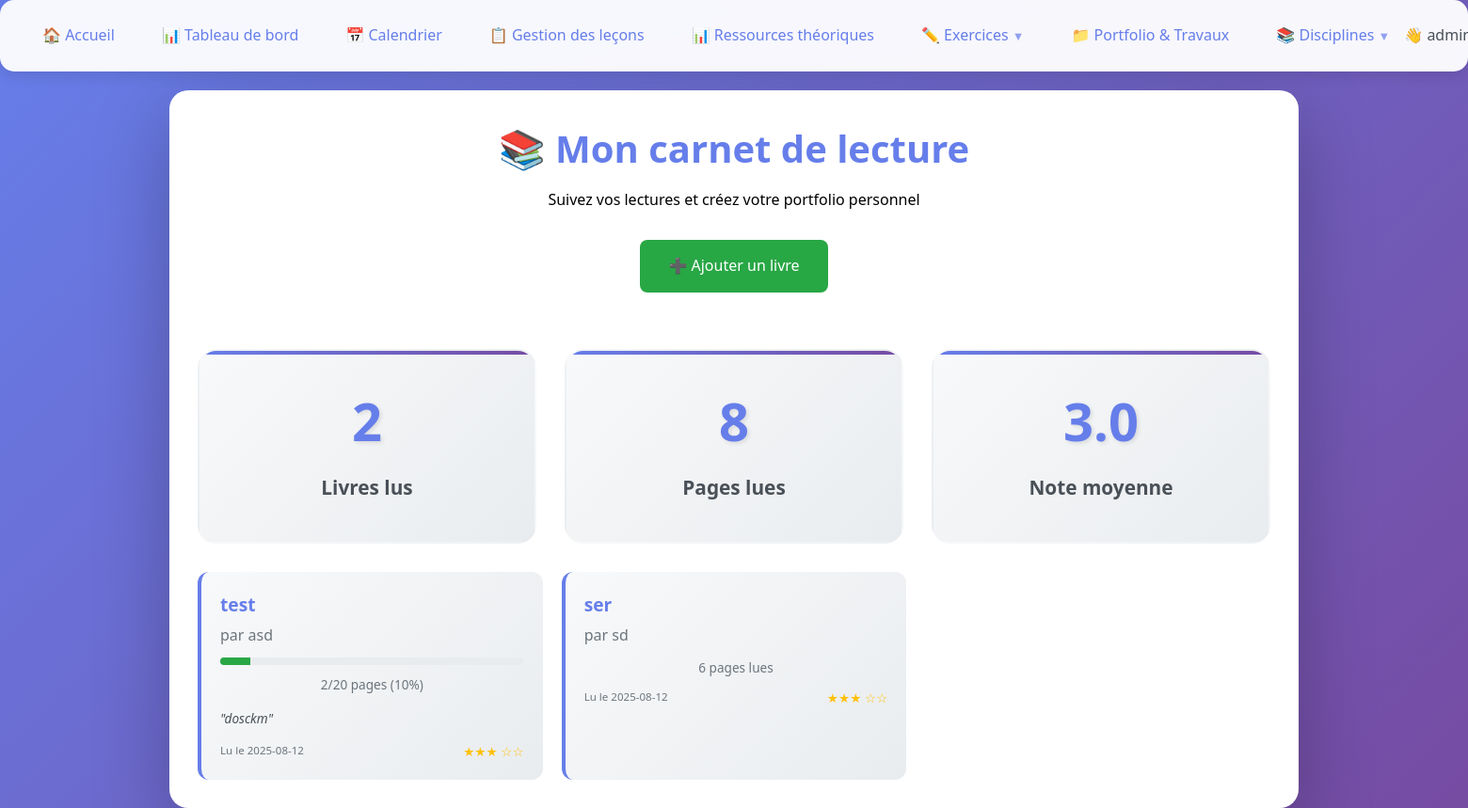
Screenshot of /reading_log (signed in) with the database file from the repository.
### tables this page shows
CREATE TABLE reading_log (
                id INTEGER PRIMARY KEY AUTOINCREMENT,
                user_id INTEGER,
                book_title TEXT NOT NULL,
                author TEXT,
                pages_read INTEGER DEFAULT 0,
                total_pages INTEGER,
                reading_date DATE,
                notes TEXT,
                rating INTEGER CHECK(rating >= 1 AND rating <= 5),
                FOREIGN KEY (user_id) REFERENCES users (id)
            );

### app.py (the view)
@app.route('/reading_log')
def reading_log():
    if 'user' not in session or 'user_id' not in session:
        return redirect(url_for('login'))
    conn = sqlite3.connect(DB_FILE)
    c = conn.cursor()
    c.execute("SELECT * FROM reading_log WHERE user_id=? ORDER BY reading_date DESC",
              (session['user_id'],))
    books = c.fetchall()
    conn.close()
    return render_template('reading_log.html', books=books)

### templates/reading_log.html (shortened to what this page needs)
<!DOCTYPE html>
<html lang="fr">
<head>
    <link rel="stylesheet" href="{{ url_for('static', filename='css/dist/main.css') }}">
</head>
<body>
    {% include 'components/navigation.html' %}
    <div class="reading-container">
        <div class="reading-header">
            <h1>📚 Mon carnet de lecture</h1>
            <p>Suivez vos lectures et créez votre portfolio personnel</p>
        </div>
        <div style="text-align: center; margin-bottom: var(--space-xl);">
            <a href="{{ url_for('add_book') }}" class="add-book-btn">
                ➕ Ajouter un livre
            </a>
        </div>
        {% if books %}
        <div class="stats-grid" style="margin-bottom: var(--space-xl);">
            <div class="stat-card">
                <div class="stat-value">{{ books|length }}</div>
                <div class="stat-label">Livres lus</div>
            </div>
            <div class="stat-card">
                <div class="stat-value">
                    {% set total_pages = books|selectattr(4)|map(attribute=4)|sum %}
                    {{ total_pages or 0 }}
                </div>
                <div class="stat-label">Pages lues</div>
            </div>
            <div class="stat-card">
                <div class="stat-value">
                    {% set rated_books = books|selectattr(8)|list %}
                    {% if rated_books %}
                        {{ "%.1f"|format(rated_books|map(attribute=8)|sum / rated_books|length) }}
                    {% else %}
                        --
                    {% endif %}
                </div>
                <div class="stat-label">Note moyenne</div>
            </div>
        </div>
        {% endif %}
        {% if books %}
            <div class="books-grid">
                {% for book in books %}
                <div class="book-card">
                    <div class="book-title">{{ book[2] }}</div>
                    <div class="book-author">par {{ book[3] or 'Auteur inconnu' }}</div>
                    {% if book[5] and book[5] > 0 %}
                    <div class="book-progress">
                        <div class="book-progress-bar"
                             style="width: {{ (book[4] / book[5] * 100) if book[4] else 0 }}%">
                        </div>
                    </div>
                    <div style="font-size: var(--font-size-sm); color: var(--gray-500); text-align: center; margin-top: 5px;">
                        {{ book[4] or 0 }}/{{ book[5] }} pages
                        ({{ "%.0f"|format((book[4] / book[5] * 100) if book[4] and book[5] > 0 else 0) }}%)
                    </div>
                    {% elif book[4] %}
                    <div style="font-size: var(--font-size-sm); color: var(--gray-500); text-align: center; margin: var(--space-sm) 0;">
                        {{ book[4] }} pages lues
                    </div>
                    {% endif %}
                    {% if book[7] %}
                    <div style="margin: var(--space-md) 0; font-style: italic; color: var(--gray-600); font-size: var(--font-size-sm); line-height: 1.4;">
                        "{{ book[7][:100] }}{% if book[7]|length > 100 %}...{% endif %}"
                    </div>
                    {% endif %}
                    <div class="book-meta">
                        <span style="font-size: var(--font-size-sm);">
                            {% if book[6] %}
                                Lu le {{ book[6] }}
                            {% endif %}
                        </span>
                        <span class="rating">
                            {% if book[8] %}
                                {% for i in range(book[8]) %}★{% endfor %}
                                {% for i in range(5 - book[8]) %}☆{% endfor %}
                            {% else %}
                                <span style="color: var(--gray-400);">Pas de note</span>
                            {% endif %}
                        </span>
                    </div>
                </div>
                {% endfor %}
            </div>
        {% endif %}
    </div>
</body>
</html>

### rows the page displays
reading_log: book_title "test", author "asd", pages_read "2", total_pages "20", (book[4]/book[5]*100)ifbook[4]andbook[5]>0else0 "10", notes "dosckm", reading_date "2025-08-12"
reading_log: book_title "ser", author "sd", pages_read "6", reading_date "2025-08-12"

### other values shown
{{ books|length }} "2"
{{ total_pages or 0 }} "8"
{{ "%.1f"|format(rated_books|map(attribute=8)|sum / rated_books|length) }} "3.0"
